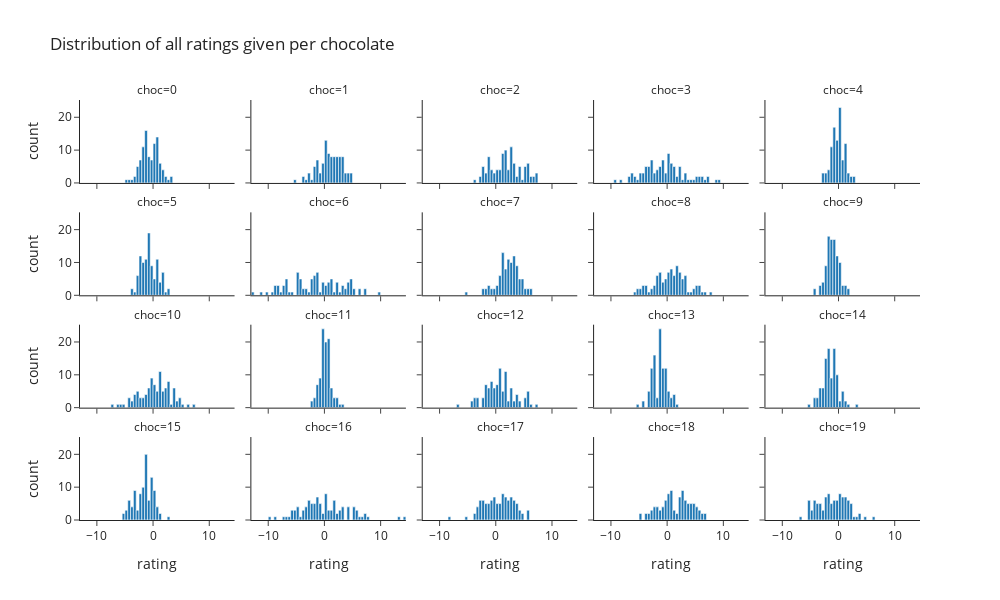

Notebook cell for this chart:
### Markdown cell above
Plotting the ratings given by all people to each chocolate separately highlights the effects of the assumptions in the generative model. The location of ratings along the scale for chocolates differs, with some chocolates having high appeal and other chocolates low appeal. It is also apparent that for some chocolates the appeal ratings are tightly concentrated in one part of the appeal scale, while for others there is a wide spread of ratings. This is the results of the generative model assuming that population level standard deviaitions in appeal differ across chocolates, so that some chocolates are rated similarly by everyone, while other chocolates are more divisive and have a wide range of ratings given.

### Code cell
sim_viz.plot_ratings(facet_col='choc',
                     title='Distribution of all ratings given per chocolate')

### Figure 1 — Plotly figure (JSON) as saved in the notebook; plotly's stock layout.template omitted (floating-point values rounded to 4 significant figures)
{"data": [{"alignmentgroup": "True", "bingroup": "x", "hovertemplate": "choc=0<br>rating=%{x}<br>count=%{y}<extra></extra>", "legendgroup": "", "marker": {"color": "#1F77B4", "pattern": {"shape": ""}}, "name": "", "offsetgroup": "", "orientation": "v", "showlegend": false, "type": "histogram", "x": [3.316, 0.6102, -1.652, 0.816, -1.027, -1.803, 1.748, 1.453, 0.005243, -1.027, -1.091, -2.634, -0.345, -0.518, -2.138, 0.1457, 2.098, -2.473, 1.408, -1.996, -1.514, 0.7254, 3.272, 1.744, -0.08573, 1.34, -0.2978, -1.25, -0.7802, -1.707, 0.829, 1.777, -0.4901, -0.5909, -1.944, 1.06, 0.2073, -1.591, 0.7305, -1.108, 0.8031, 0.2118, -1.44, -0.877, 0.5262, -1.346, -1.37, -3.662, 0.668, 0.3475, -3.374, -4.869, 0.9166, -0.8272, -2.424, -2.929, 0.4152, -1.78, -1.188, -1.343, -0.7117, -0.4306, -1.713, -1.132, -2.617, 0.1136, -1.209, -4.053, 2.788, -2.067, 1.282, -1.186, -1.001, -0.8752, -2.244, 0.05298, 0.6046, 0.7253, -1.468, -0.7347, 0.349, -2.735, 1.028, -0.3685, 0.4846, 0.9541, 1.608, 0.6159, -1.147, -2.693, -0.1227, -1.839, -2.434, 0.04659, -2.153, 0.05076, 0.6731, -1.822, 2.185, -3.374], "xaxis": "x16", "yaxis": "y16"}, {"alignmentgroup": "True", "bingroup": "x", "hovertemplate": "choc=1<br>rating=%{x}<br>count=%{y}<extra></extra>", "legendgroup": "", "marker": {"color": "#1F77B4", "pattern": {"shape": ""}}, "name": "", "offsetgroup": "", "orientation": "v", "showlegend": false, "type": "histogram", "x": [3.82, -5.033, 2.338, 0.2439, 0.5277, 4.208, -0.06364, -3.742, 4.309, 1.534, 0.9468, 1.764, 1.43, 1.926, 2.896, -0.06758, -1.115, -0.2967, 2.896, -3.176, -2.581, -0.8873, 1.833, -1.306, 0.7564, 1.608, -0.5689, -0.8201, 0.2647, 4.289, -2.723, 0.9375, 0.3705, 2.809, 3.053, 0.4197, 0.4, 2.616, 0.2609, 1.403, 3.463, 4.683, 2.284, 4.862, 3.206, 3.326, 0.6295, 2.101, 2.577, 4.536, -3.859, 1.486, 0.3238, 1.48, 3.056, -0.04484, 2.024, 2.5, 0.3411, -2.715, 0.6525, -1.003, -1.85, 2.115, 0.7247, -1.493, 1.09, 0.4176, 2.187, 2.301, -0.1716, -1.298, -1.832, -1.498, -1.758, -1.738, 1.07, -2.269, 2.565, 3.273, 1.974, 0.2148, 0.3926, 1.221, -0.317, -1.205, 1.661, 2.314, 3.721, 2.794, 0.2878, -1.951, 0.8895, 3.586, 0.8437, 0.4472, 1.807, 3.126, 1.123, 3.278], "xaxis": "x17", "yaxis": "y17"}, {"alignmentgroup": "True", "bingroup": "x", "hovertemplate": "choc=2<br>rating=%{x}<br>count=%{y}<extra></extra>", "legendgroup": "", "marker": {"color": "#1F77B4", "pattern": {"shape": ""}}, "name": "", "offsetgroup": "", "orientation": "v", "showlegend": false, "type": "histogram", "x": [4.034, 4.329, 1.831, 2.757, 3.406, 1.035, 0.6007, 4.259, 6.042, -2.424, 1.901, -1.566, -1.393, 1.272, 2.444, 3.244, -1.683, -0.6564, 4.777, 1.9, 5.145, -2.031, 4.383, 2.842, 7.37, 3.665, 3.198, -2.504, -2.236, 2.676, 1.995, -2.64, 5.538, 2.083, 5.844, 2.81, 0.536, 0.8517, -1.404, -0.5538, 1.299, -0.8361, 3.13, 2.159, -1.391, 5.491, -0.3689, 1.27, 6.108, 6.957, 1.66, 1.731, 0.9705, 1.192, 6.887, 7.231, 4.373, 5.364, -0.8683, 1.015, 2.844, 1.861, 2.509, 2.797, 2.996, -0.4686, 5.558, 0.1634, 1.515, -1.438, -1.087, 2.692, 5.993, 0.1384, 5.538, -1.076, 5.624, 5.245, 3.378, -2.126, 1.16, 3.194, 0.4808, 3.794, -3.608, 2.81, -1.241, -1.685, 1.237, 5.201, 1.911, -2.397, 1.107, 2.174, -1.442, 2.675, -0.4553, 1.637, 0.1226, 7.255], "xaxis": "x18", "yaxis": "y18"}, {"alignmentgroup": "True", "bingroup": "x", "hovertemplate": "choc=3<br>rating=%{x}<br>count=%{y}<extra></extra>", "legendgroup": "", "marker": {"color": "#1F77B4", "pattern": {"shape": ""}}, "name": "", "offsetgroup": "", "orientation": "v", "showlegend": false, "type": "histogram", "x": [-3.344, 2.053, -4.106, -2.325, 1.356, 5.43, -0.6443, -1.296, 1.101, -0.3554, -0.6293, -4.601, -0.6554, -3.555, -4.49, 2.191, 0.2045, 0.5789, -6.686, 7.351, 6.282, -0.766, 0.455, 3.776, 0.1239, -0.6439, -1.656, -6.135, -4.042, 2.113, 4.619, -3.3, -3.777, -3.273, -0.9398, -3.657, -2.698, -3.866, 3.328, -0.0494, -2.846, 2.626, 5.656, -2.745, -2.541, -9.154, -6.172, -1.0, 3.08, 5.187, 8.958, -5.288, 1.96, -2.478, -8.269, -1.653, 1.551, -4.522, -1.578, 0.1651, -0.1878, 9.153, 1.294, 0.8479, -3.277, 0.9124, 2.219, 7.255, 0.3488, -3.413, 6.942, -6.478, -5.584, -3.629, 0.529, -2.659, 1.313, 0.5136, -1.375, -2.459, 2.359, -6.87, 0.06083, 6.377, 5.939, 0.01001, -1.49, -1.878, 0.3204, 3.362, -2.585, 4.197, 0.6962, -0.8879, -5.859, -1.062, -4.731, 0.04744, -2.571, 1.228], "xaxis": "x19", "yaxis": "y19"}, {"alignmentgroup": "True", "bingroup": "x", "hovertemplate": "choc=4<br>rating=%{x}<br>count=%{y}<extra></extra>", "legendgroup": "", "marker": {"color": "#1F77B4", "pattern": {"shape": ""}}, "name": "", "offsetgroup": "", "orientation": "v", "showlegend": false, "type": "histogram", "x": [-1.688, 0.08272, 1.149, 1.029, 2.147, -1.339, 1.29, -0.6088, -0.3262, 1.709, -1.27, -2.238, -0.2411, -0.7173, 1.025, 0.4218, 1.109, -2.871, 2.588, 0.7676, -2.43, 0.3511, 0.1398, -0.9921, 0.9362, 1.67, 1.699, 0.1552, -0.246, -0.3418, 0.471, 0.2108, -1.881, 0.5976, -1.372, -0.5231, -0.3067, 0.8219, -0.5681, 1.119, -1.745, 0.01001, 2.66, -0.2135, -0.3603, -0.5476, 1.005, 1.278, -1.038, 0.8874, 2.246, -0.6028, -2.663, -0.9976, -0.184, 0.7607, 1.44, -0.7044, 0.4334, -0.922, -0.875, 0.1442, 1.128, 0.2586, 0.3348, -0.05092, 0.1338, -1.186, -2.632, 0.2812, 0.9321, -1.334, -1.434, -0.4834, 0.08431, -1.082, -0.6353, -0.2214, -1.181, -0.13, -0.7637, 1.285, -0.8244, 0.3295, -1.084, 1.445, -0.3159, 0.08728, -2.301, -1.309, 0.4968, 0.4553, -1.557, -0.9672, -0.7095, 0.283, 0.4551, -0.9587, 0.2941, 0.2686], "xaxis": "x20", "yaxis": "y20"}, {"alignmentgroup": "True", "bingroup": "x", "hovertemplate": "choc=5<br>rating=%{x}<br>count=%{y}<extra></extra>", "legendgroup": "", "marker": {"color": "#1F77B4", "pattern": {"shape": ""}}, "name": "", "offsetgroup": "", "orientation": "v", "showlegend": false, "type": "histogram", "x": [-0.6372, 0.3126, -2.415, -0.4992, -0.9921, -2.494, 1.12, -2.221, 0.5084, -0.5461, 0.8946, -0.9464, 0.0446, -1.082, -2.501, -0.1603, -0.3426, -2.754, 0.8473, -0.8343, 1.387, 1.227, 1.395, 0.8234, 0.2811, 0.9393, 1.841, -0.573, -1.206, -0.009615, 1.891, -0.6095, -1.503, -1.707, 0.3688, -1.642, -1.61, -2.354, -0.6689, 2.889, -1.43, 1.714, -0.6186, -1.219, 0.9655, -2.273, 1.602, -2.264, 2.819, -1.761, 0.8051, -0.1424, -1.362, -2.843, -2.786, 1.955, -2.873, -3.252, -2.164, 1.627, -2.018, -0.3562, -0.2649, -2.457, -0.7317, -2.448, 2.392, -2.409, -0.6444, -1.829, -1.359, -0.9246, -0.837, -3.711, -0.5942, -1.096, -1.131, -3.677, 0.6729, -0.7508, -1.735, -2.509, -1.522, -1.914, -0.4584, -0.6527, -0.7631, -0.9357, 0.9871, 1.514, -1.35, 0.6881, -1.021, -0.5505, 0.09938, -1.729, -2.197, -0.3781, -1.243, 0.8164], "xaxis": "x11", "yaxis": "y11"}, {"alignmentgroup": "True", "bingroup": "x", "hovertemplate": "choc=6<br>rating=%{x}<br>count=%{y}<extra></extra>", "legendgroup": "", "marker": {"color": "#1F77B4", "pattern": {"shape": ""}}, "name": "", "offsetgroup": "", "orientation": "v", "showlegend": false, "type": "histogram", "x": [4.675, 7.236, -11.33, 4.065, 5.203, 3.125, -8.726, 1.093, -3.297, -4.544, -3.578, -4.54, 6.071, 4.426, 2.957, -1.45, -1.437, -1.003, -8.69, -7.164, -4.967, -6.574, -6.719, -4.269, 4.493, 2.473, -2.061, -6.322, -1.8, 2.184, -4.561, 3.147, -9.066, 3.228, -3.8, -1.465, -2.156, 4.1, 6.471, -3.339, 7.314, -8.961, -0.3309, 9.817, -4.102, -2.324, -6.849, -1.316, 5.093, 1.813, -4.374, -0.107, -1.356, 1.055, -2.219, 3.726, 1.128, 4.951, -1.623, -4.713, 1.199, -10.06, 2.484, 4.674, -0.02578, -1.598, 0.4066, 0.9743, -7.099, -1.548, -4.878, 0.9343, -0.9797, 0.8175, -2.995, -8.362, -6.894, -2.224, -0.1883, -7.49, -1.478, -4.437, -1.675, -6.699, -4.711, -1.984, 4.608, 2.188, -7.586, 3.805, 0.2793, 0.9587, 1.233, -8.035, 4.695, -8.06, -4.22, 0.09029, -5.893, -12.73], "xaxis": "x12", "yaxis": "y12"}, {"alignmentgroup": "True", "bingroup": "x", "hovertemplate": "choc=7<br>rating=%{x}<br>count=%{y}<extra></extra>", "legendgroup": "", "marker": {"color": "#1F77B4", "pattern": {"shape": ""}}, "name": "", "offsetgroup": "", "orientation": "v", "showlegend": false, "type": "histogram", "x": [-0.3465, 1.877, 1.697, -1.687, 3.146, 1.163, 1.97, 0.5242, 5.77, 2.831, 1.424, 0.3371, -0.1817, 1.235, 2.174, 3.649, 3.263, 3.221, -0.7169, 1.151, -1.889, 3.244, 1.404, 4.218, 2.813, 3.27, 4.65, 3.51, 2.774, 5.055, 0.8757, 6.03, 0.488, 0.6047, 2.71, 4.126, 3.661, 4.176, 2.432, 3.386, 2.373, 4.249, 4.753, -2.242, -0.567, 3.578, 0.8016, 3.614, 2.032, 4.529, 2.929, 3.075, 3.363, 4.577, -1.042, 1.806, 3.686, 3.655, 0.7002, 2.591, 1.502, 2.117, 3.335, 2.885, 4.115, -2.433, 5.711, 2.048, 3.614, 1.26, 1.698, 1.147, 4.609, 3.621, 5.45, 2.833, 6.037, 1.402, 1.002, -5.152, 1.638, 1.095, 2.028, 0.3666, 1.727, 0.9852, 1.126, 3.201, 3.233, 3.468, 2.399, 2.143, 2.066, -1.401, 2.712, 1.07, 2.257, -1.144, 2.925, 1.018], "xaxis": "x13", "yaxis": "y13"}, {"alignmentgroup": "True", "bingroup": "x", "hovertemplate": "choc=8<br>rating=%{x}<br>count=%{y}<extra></extra>", "legendgroup": "", "marker": {"color": "#1F77B4", "pattern": {"shape": ""}}, "name": "", "offsetgroup": "", "orientation": "v", "showlegend": false, "type": "histogram", "x": [-1.618, 1.404, 2.402, -0.9815, 2.756, -0.3489, 3.28, -5.391, 4.481, 1.337, 5.565, 0.6557, 0.1866, 3.14, 1.705, -1.823, -4.825, -1.311, 2.075, -1.128, -2.807, 0.293, 2.304, 5.653, -2.149, 2.274, 1.509, 1.743, -5.457, 0.575, 5.381, 0.7785, 0.6852, -0.001094, -1.584, -0.215, 0.22, -1.618, 4.564, -3.654, -4.07, 1.534, 1.322, -0.8891, -4.132, 1.942, -0.7526, -1.865, -1.3, 5.08, -1.457, 1.159, 0.0419, 2.633, 4.67, -1.994, -0.3371, 2.666, -2.036, -2.847, -1.106, 3.05, 1.633, 2.368, 7.79, -1.411, 5.502, 6.246, 1.896, 2.102, -2.071, 0.5361, 0.3688, -0.2874, 5.293, -4.211, 1.22, 3.368, 1.788, 0.5491, -5.639, 2.663, 0.4718, 3.643, 3.029, 1.092, -3.242, -1.43, 0.4629, 6.755, -0.6637, 2.764, 3.387, -3.857, 0.9347, -4.853, -3.503, 1.551, 0.8527, 2.206], "xaxis": "x14", "yaxis": "y14"}, {"alignmentgroup": "True", "bingroup": "x", "hovertemplate": "choc=9<br>rating=%{x}<br>count=%{y}<extra></extra>", "legendgroup": "", "marker": {"color": "#1F77B4", "pattern": {"shape": ""}}, "name": "", "offsetgroup": "", "orientation": "v", "showlegend": false, "type": "histogram", "x": [-3.216, -1.565, -1.349, -1.478, -1.322, -0.9643, -2.441, -1.024, 0.4919, -1.795, 0.312, 1.81, -1.978, -0.418, -0.685, -1.224, -0.864, -0.3019, 0.4902, -2.132, -1.819, -2.605, -2.032, -0.3164, -1.489, 1.138, -1.052, -0.4945, -0.07946, -1.181, -0.2399, -0.3225, -1.256, 0.001485, -4.319, -0.7043, -0.8882, -0.9438, -0.7507, -1.826, -2.172, 1.167, 0.5962, -0.3783, -1.199, -0.1594, 0.2037, -0.5497, -1.904, 1.523, -0.8386, -1.522, 0.1357, -0.5177, -2.622, -1.466, -1.838, -1.156, -1.534, 0.173, -1.462, -0.7046, -1.53, -3.28, -2.49, 0.9755, 1.084, 0.3564, -0.2276, -1.701, -1.917, -2.333, -0.9523, 0.5314, 0.4623, -0.5328, -0.144, -1.194, -3.119, -1.819, -1.789, -2.615, -2.02, -4.258, 0.06077, -2.548, -1.577, -0.5587, -1.591, -0.7122, -0.8397, -0.303, -2.443, -1.207, -1.614, -1.258, -1.876, -2.312, -0.6999, -1.403], "xaxis": "x15", "yaxis": "y15"}, {"alignmentgroup": "True", "bingroup": "x", "hovertemplate": "choc=10<br>rating=%{x}<br>count=%{y}<extra></extra>", "legendgroup": "", "marker": {"color": "#1F77B4", "pattern": {"shape": ""}}, "name": "", "offsetgroup": "", "orientation": "v", "showlegend": false, "type": "histogram", "x": [4.675, 3.041, -2.527, 1.574, 4.978, -0.3497, 0.7477, 0.3561, 0.3034, 2.693, -1.371, 0.3674, -0.2759, -0.1904, -5.82, -5.154, 2.714, -3.328, -2.767, 0.6769, -1.829, -0.6861, -3.879, 0.7093, 2.602, 1.309, -2.048, -0.2838, -2.823, 3.582, 1.087, -3.226, -2.83, 2.782, 4.144, -0.235, 2.381, -1.635, -0.594, 5.135, -0.9961, -4.263, -0.5711, -1.132, 2.003, 4.935, 7.349, -0.679, 0.5237, 3.731, 1.774, 1.753, 3.984, 2.779, 1.98, -4.134, -7.032, 0.1592, 1.334, -0.1289, 1.199, 0.3521, 0.1843, 3.678, 3.63, 1.082, -6.434, -3.505, 1.178, -1.01, 3.814, -1.211, -3.328, -0.2099, 4.308, 1.163, 1.269, 1.309, 0.3057, 0.5134, 2.584, -0.846, 2.185, 2.09, -4.498, 2.933, -0.1038, 1.194, -0.04291, -2.57, -2.033, 2.402, -2.416, 1.049, -3.058, -1.626, 2.271, 2.618, 6.01, 1.572], "xaxis": "x6", "yaxis": "y6"}, {"alignmentgroup": "True", "bingroup": "x", "hovertemplate": "choc=11<br>rating=%{x}<br>count=%{y}<extra></extra>", "legendgroup": "", "marker": {"color": "#1F77B4", "pattern": {"shape": ""}}, "name": "", "offsetgroup": "", "orientation": "v", "showlegend": false, "type": "histogram", "x": [0.4751, 1.256, -0.07325, -1.863, -0.008832, -1.343, 0.6993, -2.166, -0.1867, -0.6059, 1.738, 1.169, -0.3878, -0.2069, 0.7758, -2.0, 3.014, -0.985, 0.7048, 0.8327, 0.6461, 0.2963, 0.00253, 0.6811, 0.8999, 0.2766, 0.8099, -1.467, 2.948, 0.4602, -1.216, 0.09376, -0.03214, 0.4794, -0.1667, -1.216, 0.9935, 0.0245, 0.4395, -0.4312, 1.112, 0.2877, -0.6372, 1.577, -0.2983, -0.3419, -0.7625, 0.5054, -0.1057, 0.8997, 0.9948, 0.5851, -0.2596, 2.16, -0.1967, -0.1271, -0.2503, -0.7363, -1.857, -0.111, -0.9502, 0.2918, -0.422, -0.8128, -0.8093, 0.5143, -0.1039, 0.7902, 0.3889, -0.06508, 2.086, 0.07894, 0.5675, 0.1027, 0.03571, -1.292, -0.003406, 0.1304, 0.4737, 1.07, -0.6608, 0.04694, 0.6212, 0.7486, -0.102, -1.311, 1.619, 0.6208, 1.306, -0.245, -1.168, -2.142, 2.084, 0.09395, -0.3551, 1.084, 0.8415, 0.3463, -0.09193, 0.5262], "xaxis": "x7", "yaxis": "y7"}, {"alignmentgroup": "True", "bingroup": "x", "hovertemplate": "choc=12<br>rating=%{x}<br>count=%{y}<extra></extra>", "legendgroup": "", "marker": {"color": "#1F77B4", "pattern": {"shape": ""}}, "name": "", "offsetgroup": "", "orientation": "v", "showlegend": false, "type": "histogram", "x": [-1.512, -3.746, -0.979, 2.721, 5.819, -0.4236, 2.661, -1.367, -3.413, 0.4213, -3.966, 0.3083, 0.9067, 1.528, 1.706, -3.144, 2.0, 0.5028, -3.584, 0.5614, -1.908, 1.171, -1.789, 1.502, 0.2418, -0.1007, 3.267, 5.266, -0.1276, 3.323, 1.611, -0.5061, -2.403, 2.952, 0.3904, 6.076, 5.405, -1.448, -0.7426, -0.02161, 5.651, 3.505, 5.492, 2.127, 1.793, 1.377, 0.9984, 0.5562, -1.828, -0.8439, 1.309, -0.5888, -1.301, -1.366, 7.071, -1.925, -0.929, 2.946, 0.3644, 0.3782, 1.543, -0.6523, 3.956, 0.5914, 0.3008, 2.767, 5.727, 0.6099, 0.5863, 4.278, -0.9325, -4.192, -1.874, -0.3691, -1.599, 5.754, -6.678, 1.547, 3.96, -4.467, -2.383, 2.507, 0.5796, 1.717, -0.03613, 1.673, 0.7344, 3.512, -1.094, 5.564, 0.9451, 4.32, -2.048, 1.713, -3.153, -1.13, 2.312, 0.5857, 1.113, 1.452], "xaxis": "x8", "yaxis": "y8"}, {"alignmentgroup": "True", "bingroup": "x", "hovertemplate": "choc=13<br>rating=%{x}<br>count=%{y}<extra></extra>", "legendgroup": "", "marker": {"color": "#1F77B4", "pattern": {"shape": ""}}, "name": "", "offsetgroup": "", "orientation": "v", "showlegend": false, "type": "histogram", "x": [-0.1755, -2.659, -3.48, -1.692, -4.011, -1.276, -1.359, -0.1197, -2.561, -3.399, -0.6677, 1.657, -2.2, -1.155, -1.371, -0.2781, 0.2896, -1.179, -1.071, -0.3045, -2.581, 1.166, -1.238, -1.36, 0.01197, -3.381, -0.7667, -2.376, -1.605, -1.037, -2.014, -4.261, 0.8197, -2.716, -0.5877, -0.8925, -1.155, 0.6544, 1.208, -1.213, -0.6993, -5.023, -2.264, -0.044, -1.391, -1.04, -1.253, 0.1854, -2.058, -0.7955, -3.367, -2.441, -1.248, -0.9019, -2.764, -1.309, -2.26, -2.723, -2.862, -1.461, -1.374, -0.4276, 0.1266, -0.238, -1.567, -1.001, -0.9913, -2.917, 0.07649, -1.275, -2.109, 0.5174, -0.4373, -0.08768, -1.071, -2.359, -2.196, -2.993, 1.307, -0.8307, -0.233, -0.721, -2.17, -1.106, -2.373, 1.218, -1.309, -2.764, -2.628, -0.6229, -2.317, -0.1544, -2.214, -2.184, -0.9554, -3.21, -2.238, -0.4434, -1.035, -2.708], "xaxis": "x9", "yaxis": "y9"}, {"alignmentgroup": "True", "bingroup": "x", "hovertemplate": "choc=14<br>rating=%{x}<br>count=%{y}<extra></extra>", "legendgroup": "", "marker": {"color": "#1F77B4", "pattern": {"shape": ""}}, "name": "", "offsetgroup": "", "orientation": "v", "showlegend": false, "type": "histogram", "x": [-1.242, -1.557, -1.731, -2.462, -2.141, -0.9467, -1.723, -0.8668, -2.697, -3.266, -2.013, -0.7249, -3.039, -0.7482, 1.498, -1.371, -2.107, 0.7022, -0.6919, -1.856, -0.1535, -1.715, -2.219, -1.827, -0.8388, -3.86, -0.4097, -4.023, -0.7335, -5.474, -0.8243, -2.766, -0.5798, -0.2873, -0.8022, -1.919, 0.6589, -1.921, -0.6092, -1.553, -2.474, -1.548, -3.734, -1.393, -2.61, -2.074, -3.946, -0.6706, -0.3927, -1.296, -2.545, -4.102, 0.8264, -2.738, -2.132, -3.381, -1.589, -1.647, -1.779, -0.6314, -1.756, -2.635, -2.02, -3.06, -1.304, -1.096, -4.181, -2.499, -3.083, -2.156, 0.7548, -0.9844, 0.128, -0.4217, -0.709, -1.673, 1.234, -1.307, 1.966, -0.608, -1.706, -0.913, -2.195, -1.513, 0.08341, 0.7218, -2.185, -0.4787, -0.3881, 3.052, -0.5817, -0.07788, -2.022, -3.027, -2.016, -1.086, -0.1662, -0.1328, -1.75, -1.396], "xaxis": "x10", "yaxis": "y10"}, {"alignmentgroup": "True", "bingroup": "x", "hovertemplate": "choc=15<br>rating=%{x}<br>count=%{y}<extra></extra>", "legendgroup": "", "marker": {"color": "#1F77B4", "pattern": {"shape": ""}}, "name": "", "offsetgroup": "", "orientation": "v", "showlegend": false, "type": "histogram", "x": [-2.04, 0.4087, -2.015, 0.9503, -2.037, -4.142, -1.68, -0.2233, -4.027, -1.472, -0.8803, -1.791, 0.313, -3.066, -1.267, 1.184, -4.191, -0.3878, -1.069, -1.343, -4.257, -1.537, -3.193, -0.3612, -1.177, -1.4, -1.006, -3.546, -3.455, -0.2088, 0.8658, -1.919, 0.1021, -0.3767, -1.974, 1.002, -1.178, -2.445, -3.477, -1.889, -0.29, -1.443, -1.448, -1.93, -0.324, 0.5684, -0.9618, 0.43, -1.434, -1.296, -4.135, -2.574, -1.878, -4.828, -3.47, -1.096, -0.005503, -0.09419, -1.248, -2.224, -3.033, -0.1749, -1.152, 0.5361, 0.4993, -3.819, -1.574, -5.227, -4.986, -1.525, -5.182, 0.3637, 0.1693, 0.3662, -3.978, -3.074, -0.6215, -2.157, -0.7842, -3.861, -1.426, 0.4717, -2.375, -2.605, -1.336, -1.157, -0.6664, -2.613, -3.225, -1.141, -0.4341, -3.021, -0.525, 2.809, -2.257, -0.3445, -4.921, -0.1197, -4.08, -1.285], "xaxis": "x", "yaxis": "y"}, {"alignmentgroup": "True", "bingroup": "x", "hovertemplate": "choc=16<br>rating=%{x}<br>count=%{y}<extra></extra>", "legendgroup": "", "marker": {"color": "#1F77B4", "pattern": {"shape": ""}}, "name": "", "offsetgroup": "", "orientation": "v", "showlegend": false, "type": "histogram", "x": [1.831, 0.3136, 4.493, 5.972, 5.768, -0.5513, -5.255, -4.906, -5.565, -1.181, 1.792, 0.3384, 4.291, 2.743, -3.211, -4.637, 13.35, 0.5728, -7.361, 7.902, -1.165, -2.528, 0.1689, 4.471, -2.157, -2.852, -0.7993, 4.181, -4.404, -4.927, -0.7165, 7.229, 5.406, 7.158, -5.446, -3.31, -0.6068, 3.233, -8.907, -1.18, 5.489, -1.914, 2.331, 0.3459, 5.357, -6.378, 2.921, -2.115, -2.151, -1.8, -3.498, -2.213, -3.879, 1.359, -3.518, 0.2482, -9.824, 2.028, 0.02143, -2.749, -5.822, 0.7955, 0.3379, -1.797, -6.877, 6.537, -0.7872, 1.982, 1.997, 5.762, -5.262, -5.776, 0.2153, 0.8631, -2.859, -0.07189, -4.915, 6.123, -1.985, -1.574, -1.103, -0.36, -1.081, -2.253, -1.002, 3.476, 3.252, 5.28, 1.197, -2.595, 2.56, -3.621, -1.377, 1.571, -2.543, 3.44, 14.45, -3.056, 1.625, 1.054], "xaxis": "x2", "yaxis": "y2"}, {"alignmentgroup": "True", "bingroup": "x", "hovertemplate": "choc=17<br>rating=%{x}<br>count=%{y}<extra></extra>", "legendgroup": "", "marker": {"color": "#1F77B4", "pattern": {"shape": ""}}, "name": "", "offsetgroup": "", "orientation": "v", "showlegend": false, "type": "histogram", "x": [3.981, -1.596, 1.742, -1.893, -2.242, -0.2992, 3.567, -1.279, -0.2341, 0.5218, 4.715, -0.8651, -2.087, -0.7937, -0.1142, -1.332, 4.386, -3.059, 3.547, 0.9163, 3.729, -1.945, 0.3506, 2.163, 1.597, 1.017, -5.186, 2.065, 4.356, 2.306, 1.133, 1.269, 2.475, 1.182, -0.8049, 0.198, -2.985, 2.023, -1.422, 1.55, 2.615, 3.028, 5.899, -0.6518, 2.826, 1.67, 0.5098, -3.742, -3.178, 3.365, 1.387, 1.189, 3.116, -2.674, -0.06019, -0.3671, -0.4283, 5.903, 0.5629, -2.835, -2.765, -2.289, -1.575, 2.559, 2.573, -2.282, 2.441, -1.171, 2.659, -2.824, -2.413, -3.142, 3.401, 1.72, 1.638, -3.747, 4.431, 3.418, 3.809, 5.678, -0.0831, -3.46, 1.466, 0.4022, -2.863, 0.4101, -0.5727, -1.908, 3.229, 2.816, 4.789, -8.199, 1.951, 1.439, -1.346, -2.248, 0.6748, 0.1126, -0.6788, 2.859], "xaxis": "x3", "yaxis": "y3"}, {"alignmentgroup": "True", "bingroup": "x", "hovertemplate": "choc=18<br>rating=%{x}<br>count=%{y}<extra></extra>", "legendgroup": "", "marker": {"color": "#1F77B4", "pattern": {"shape": ""}}, "name": "", "offsetgroup": "", "orientation": "v", "showlegend": false, "type": "histogram", "x": [-1.156, 0.821, 4.509, 0.9951, -4.545, 3.44, -1.718, 0.8574, -2.888, 2.77, 3.512, 4.126, -2.808, 5.627, -1.715, 4.651, 6.17, 5.037, 2.612, 2.813, -1.055, 3.868, 4.656, -0.4343, -0.416, 0.7616, 4.871, -0.796, -2.076, 0.4129, 3.301, 6.723, 2.678, 3.603, -1.861, 6.976, 4.122, 1.151, -3.236, 2.101, 1.782, 3.443, 0.4742, 2.119, 0.7753, -0.1124, 0.7584, 5.971, -3.877, -0.09448, 0.3517, -0.5893, -0.4573, 5.918, 2.35, -3.681, 5.34, 5.119, -1.724, 3.01, 0.4714, 0.7851, -0.844, 4.233, 0.7004, 2.664, 0.2274, 2.931, 4.212, 4.667, -3.196, 2.431, -0.6638, 6.049, -0.1323, 2.945, 2.583, 1.322, 3.718, -2.274, 0.411, -2.823, -2.365, 4.443, 0.1921, 2.099, 3.865, -2.401, 0.4202, 2.119, -1.327, 2.753, -4.858, 3.106, 1.829, 5.026, 2.213, 0.5385, 3.232, 1.408], "xaxis": "x4", "yaxis": "y4"}, {"alignmentgroup": "True", "bingroup": "x", "hovertemplate": "choc=19<br>rating=%{x}<br>count=%{y}<extra></extra>", "legendgroup": "", "marker": {"color": "#1F77B4", "pattern": {"shape": ""}}, "name": "", "offsetgroup": "", "orientation": "v", "showlegend": false, "type": "histogram", "x": [-3.961, 0.3089, -5.214, -2.482, -4.072, 0.03854, -2.369, -4.214, 0.07241, -1.879, -3.407, -2.559, -3.875, 0.6765, 2.574, 1.747, -0.568, -3.631, 1.872, -0.403, 1.071, -2.023, 0.8027, -1.264, -2.06, -2.089, 3.55, -0.8291, -3.052, -1.567, -5.309, 1.242, -3.066, 1.587, 1.369, -6.795, -2.687, 0.9171, 6.428, -0.4302, -1.153, -1.588, 2.3, -4.923, -2.389, -4.277, -0.5252, -0.3609, -1.374, 1.307, 1.079, -3.506, -0.2602, -4.566, 0.8143, -5.269, -4.151, 1.377, -4.341, 0.3847, 2.022, -4.489, 2.293, -1.569, -1.286, 0.2111, 1.918, 2.189, -3.605, 0.8073, -4.725, 0.7848, 4.598, -1.75, -5.446, 0.01621, -1.478, 1.696, 1.744, -0.4259, 0.6891, -1.98, -5.085, 0.1357, -5.219, -3.238, 0.06816, -1.949, 1.493, -0.5181, -0.9624, 3.182, -0.412, -1.606, -3.407, 2.347, 3.732, -2.917, -0.5798, -2.306], "xaxis": "x5", "yaxis": "y5"}], "layout": {"annotations": [{"font": {}, "showarrow": false, "text": "choc=15", "x": 0.092, "xanchor": "center", "xref": "paper", "y": 0.1975, "yanchor": "bottom", "yref": "paper"}, {"font": {}, "showarrow": false, "text": "choc=16", "x": 0.296, "xanchor": "center", "xref": "paper", "y": 0.1975, "yanchor": "bottom", "yref": "paper"}, {"font": {}, "showarrow": false, "text": "choc=17", "x": 0.5, "xanchor": "center", "xref": "paper", "y": 0.1975, "yanchor": "bottom", "yref": "paper"}, {"font": {}, "showarrow": false, "text": "choc=18", "x": 0.704, "xanchor": "center", "xref": "paper", "y": 0.1975, "yanchor": "bottom", "yref": "paper"}, {"font": {}, "showarrow": false, "text": "choc=19", "x": 0.908, "xanchor": "center", "xref": "paper", "y": 0.1975, "yanchor": "bottom", "yref": "paper"}, {"font": {}, "showarrow": false, "text": "choc=10", "x": 0.092, "xanchor": "center", "xref": "paper", "y": 0.465, "yanchor": "bottom", "yref": "paper"}, {"font": {}, "showarrow": false, "text": "choc=11", "x": 0.296, "xanchor": "center", "xref": "paper", "y": 0.465, "yanchor": "bottom", "yref": "paper"}, {"font": {}, "showarrow": false, "text": "choc=12", "x": 0.5, "xanchor": "center", "xref": "paper", "y": 0.465, "yanchor": "bottom", "yref": "paper"}, {"font": {}, "showarrow": false, "text": "choc=13", "x": 0.704, "xanchor": "center", "xref": "paper", "y": 0.465, "yanchor": "bottom", "yref": "paper"}, {"font": {}, "showarrow": false, "text": "choc=14", "x": 0.908, "xanchor": "center", "xref": "paper", "y": 0.465, "yanchor": "bottom", "yref": "paper"}, {"font": {}, "showarrow": false, "text": "choc=5", "x": 0.092, "xanchor": "center", "xref": "paper", "y": 0.7325, "yanchor": "bottom", "yref": "paper"}, {"font": {}, "showarrow": false, "text": "choc=6", "x": 0.296, "xanchor": "center", "xref": "paper", "y": 0.7325, "yanchor": "bottom", "yref": "paper"}, {"font": {}, "showarrow": false, "text": "choc=7", "x": 0.5, "xanchor": "center", "xref": "paper", "y": 0.7325, "yanchor": "bottom", "yref": "paper"}, {"font": {}, "showarrow": false, "text": "choc=8", "x": 0.704, "xanchor": "center", "xref": "paper", "y": 0.7325, "yanchor": "bottom", "yref": "paper"}, {"font": {}, "showarrow": false, "text": "choc=9", "x": 0.908, "xanchor": "center", "xref": "paper", "y": 0.7325, "yanchor": "bottom", "yref": "paper"}, {"font": {}, "showarrow": false, "text": "choc=0", "x": 0.092, "xanchor": "center", "xref": "paper", "y": 1, "yanchor": "bottom", "yref": "paper"}, {"font": {}, "showarrow": false, "text": "choc=1", "x": 0.296, "xanchor": "center", "xref": "paper", "y": 1, "yanchor": "bottom", "yref": "paper"}, {"font": {}, "showarrow": false, "text": "choc=2", "x": 0.5, "xanchor": "center", "xref": "paper", "y": 1, "yanchor": "bottom", "yref": "paper"}, {"font": {}, "showarrow": false, "text": "choc=3", "x": 0.704, "xanchor": "center", "xref": "paper", "y": 1, "yanchor": "bottom", "yref": "paper"}, {"font": {}, "showarrow": false, "text": "choc=4", "x": 0.908, "xanchor": "center", "xref": "paper", "y": 1, "yanchor": "bottom", "yref": "paper"}], "barmode": "relative", "height": 600, "legend": {"tracegroupgap": 0}, "title": {"text": "Distribution of all ratings given per chocolate"}, "width": 1000, "xaxis": {"anchor": "y", "domain": [0, 0.184], "title": {"text": "rating"}}, "xaxis10": {"anchor": "y10", "domain": [0.816, 1], "matches": "x", "showticklabels": false}, "xaxis11": {"anchor": "y11", "domain": [0, 0.184], "matches": "x", "showticklabels": false}, "xaxis12": {"anchor": "y12", "domain": [0.204, 0.388], "matches": "x", "showticklabels": false}, "xaxis13": {"anchor": "y13", "domain": [0.408, 0.592], "matches": "x", "showticklabels": false}, "xaxis14": {"anchor": "y14", "domain": [0.612, 0.796], "matches": "x", "showticklabels": false}, "xaxis15": {"anchor": "y15", "domain": [0.816, 1], "matches": "x", "showticklabels": false}, "xaxis16": {"anchor": "y16", "domain": [0, 0.184], "matches": "x", "showticklabels": false}, "xaxis17": {"anchor": "y17", "domain": [0.204, 0.388], "matches": "x", "showticklabels": false}, "xaxis18": {"anchor": "y18", "domain": [0.408, 0.592], "matches": "x", "showticklabels": false}, "xaxis19": {"anchor": "y19", "domain": [0.612, 0.796], "matches": "x", "showticklabels": false}, "xaxis2": {"anchor": "y2", "domain": [0.204, 0.388], "matches": "x", "title": {"text": "rating"}}, "xaxis20": {"anchor": "y20", "domain": [0.816, 1], "matches": "x", "showticklabels": false}, "xaxis3": {"anchor": "y3", "domain": [0.408, 0.592], "matches": "x", "title": {"text": "rating"}}, "xaxis4": {"anchor": "y4", "domain": [0.612, 0.796], "matches": "x", "title": {"text": "rating"}}, "xaxis5": {"anchor": "y5", "domain": [0.816, 1], "matches": "x", "title": {"text": "rating"}}, "xaxis6": {"anchor": "y6", "domain": [0, 0.184], "matches": "x", "showticklabels": false}, "xaxis7": {"anchor": "y7", "domain": [0.204, 0.388], "matches": "x", "showticklabels": false}, "xaxis8": {"anchor": "y8", "domain": [0.408, 0.592], "matches": "x", "showticklabels": false}, "xaxis9": {"anchor": "y9", "domain": [0.612, 0.796], "matches": "x", "showticklabels": false}, "yaxis": {"anchor": "x", "domain": [0, 0.1975], "title": {"text": "count"}}, "yaxis10": {"anchor": "x10", "domain": [0.2675, 0.465], "matches": "y", "showticklabels": false}, "yaxis11": {"anchor": "x11", "domain": [0.535, 0.7325], "matches": "y", "title": {"text": "count"}}, "yaxis12": {"anchor": "x12", "domain": [0.535, 0.7325], "matches": "y", "showticklabels": false}, "yaxis13": {"anchor": "x13", "domain": [0.535, 0.7325], "matches": "y", "showticklabels": false}, "yaxis14": {"anchor": "x14", "domain": [0.535, 0.7325], "matches": "y", "showticklabels": false}, "yaxis15": {"anchor": "x15", "domain": [0.535, 0.7325], "matches": "y", "showticklabels": false}, "yaxis16": {"anchor": "x16", "domain": [0.8025, 1], "matches": "y", "title": {"text": "count"}}, "yaxis17": {"anchor": "x17", "domain": [0.8025, 1], "matches": "y", "showticklabels": false}, "yaxis18": {"anchor": "x18", "domain": [0.8025, 1], "matches": "y", "showticklabels": false}, "yaxis19": {"anchor": "x19", "domain": [0.8025, 1], "matches": "y", "showticklabels": false}, "yaxis2": {"anchor": "x2", "domain": [0, 0.1975], "matches": "y", "showticklabels": false}, "yaxis20": {"anchor": "x20", "domain": [0.8025, 1], "matches": "y", "showticklabels": false}, "yaxis3": {"anchor": "x3", "domain": [0, 0.1975], "matches": "y", "showticklabels": false}, "yaxis4": {"anchor": "x4", "domain": [0, 0.1975], "matches": "y", "showticklabels": false}, "yaxis5": {"anchor": "x5", "domain": [0, 0.1975], "matches": "y", "showticklabels": false}, "yaxis6": {"anchor": "x6", "domain": [0.2675, 0.465], "matches": "y", "title": {"text": "count"}}, "yaxis7": {"anchor": "x7", "domain": [0.2675, 0.465], "matches": "y", "showticklabels": false}, "yaxis8": {"anchor": "x8", "domain": [0.2675, 0.465], "matches": "y", "showticklabels": false}, "yaxis9": {"anchor": "x9", "domain": [0.2675, 0.465], "matches": "y", "showticklabels": false}}}
